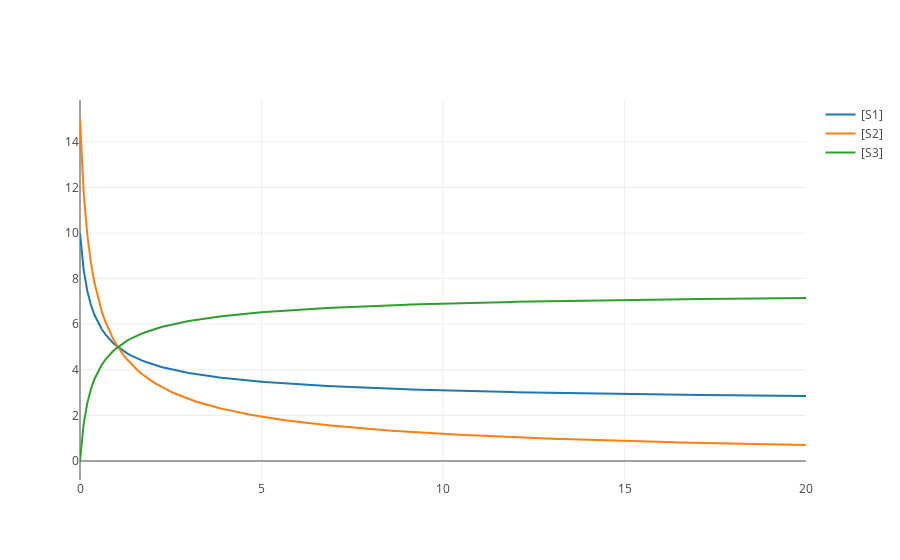

The notebook cell this image was saved under:
### Code cell
ma_rev2 = te.loada("""
model ma_rev2()
  v1: S1 + 2 S2-> S3; k1*S1*S2^2;
  k1 = 0.01
  S1 = 10.0; S2=15.0; S3=0;
end
""")
ma_rev2.simulate(start=0, end=20, steps=200)
ma_rev2.plot()

### Figure 1 — Plotly figure (JSON) as saved in the notebook; plotly's stock layout.template omitted (floating-point values rounded to 4 significant figures; data arrays with more than 128 entries replaced by an {"elided": "..."} marker saying what was removed)
{"data": [{"mode": "lines", "name": "[S1]", "type": "scatter", "x": {"elided": "201 float values"}, "y": {"elided": "201 float values"}}, {"mode": "lines", "name": "[S2]", "type": "scatter", "x": {"elided": "201 float values"}, "y": {"elided": "201 float values"}}, {"mode": "lines", "name": "[S3]", "type": "scatter", "x": {"elided": "201 float values"}, "y": {"elided": "201 float values"}}], "layout": {}}
